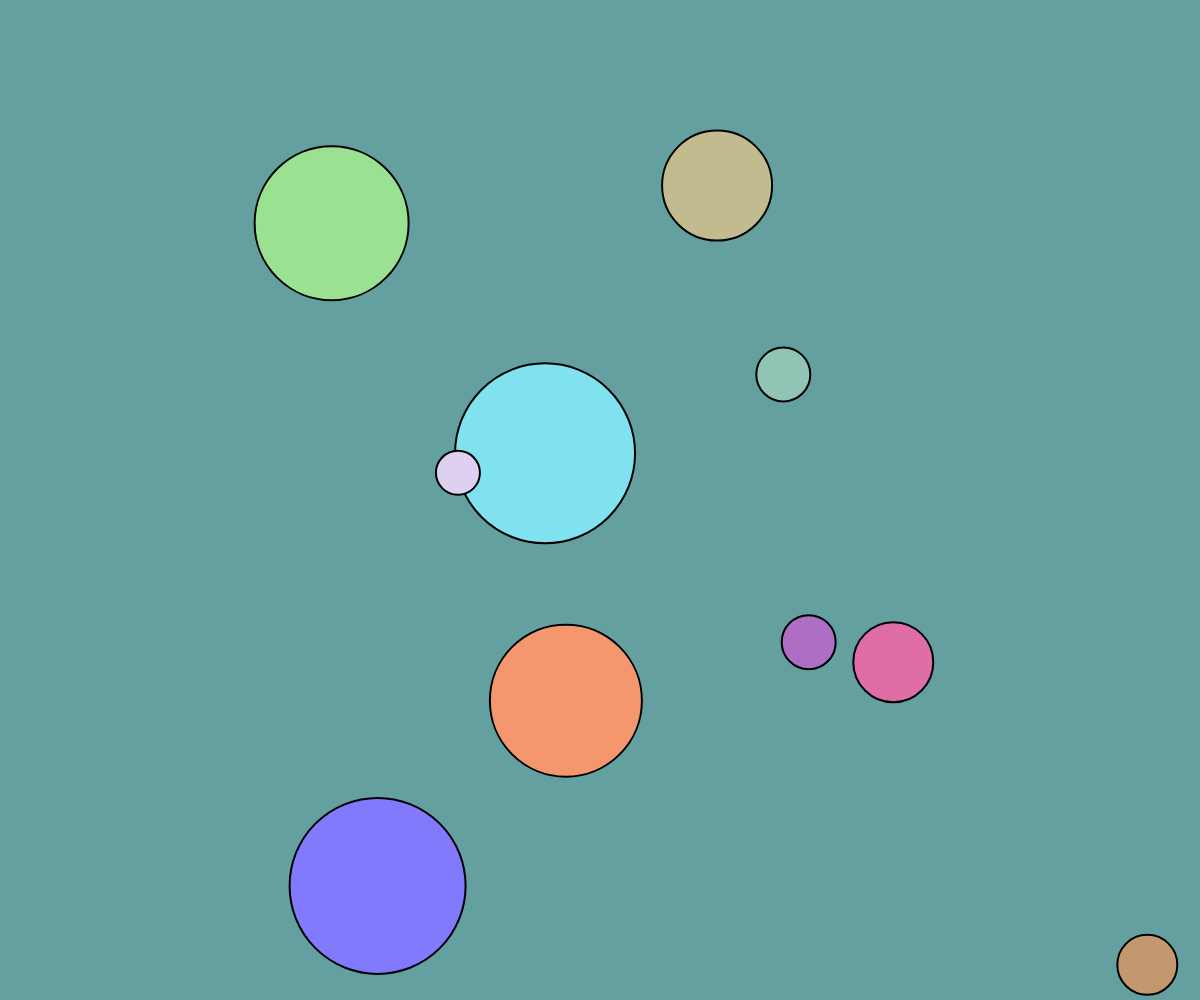
Frame 1 (no input)
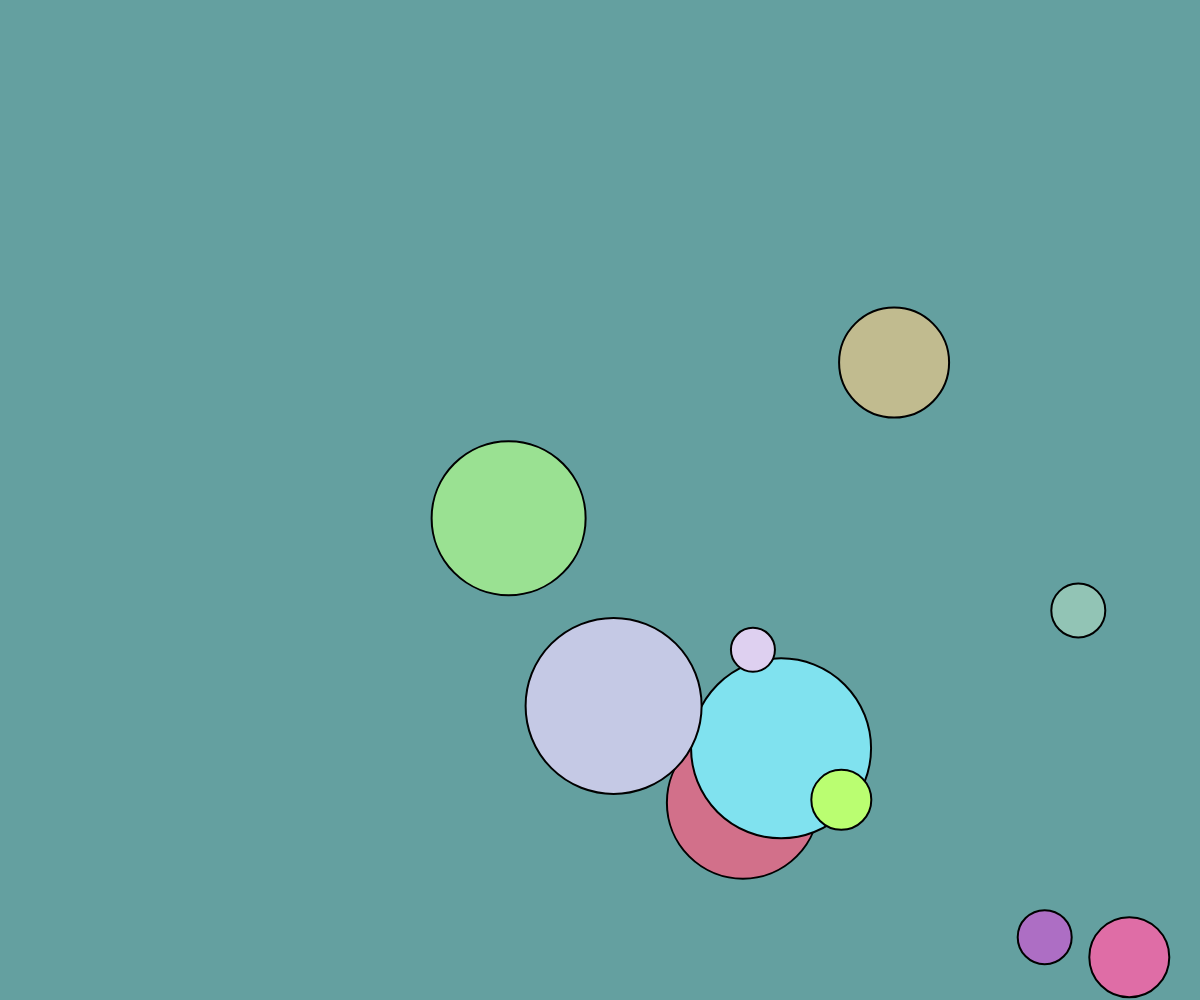
Frame 60 (no input)
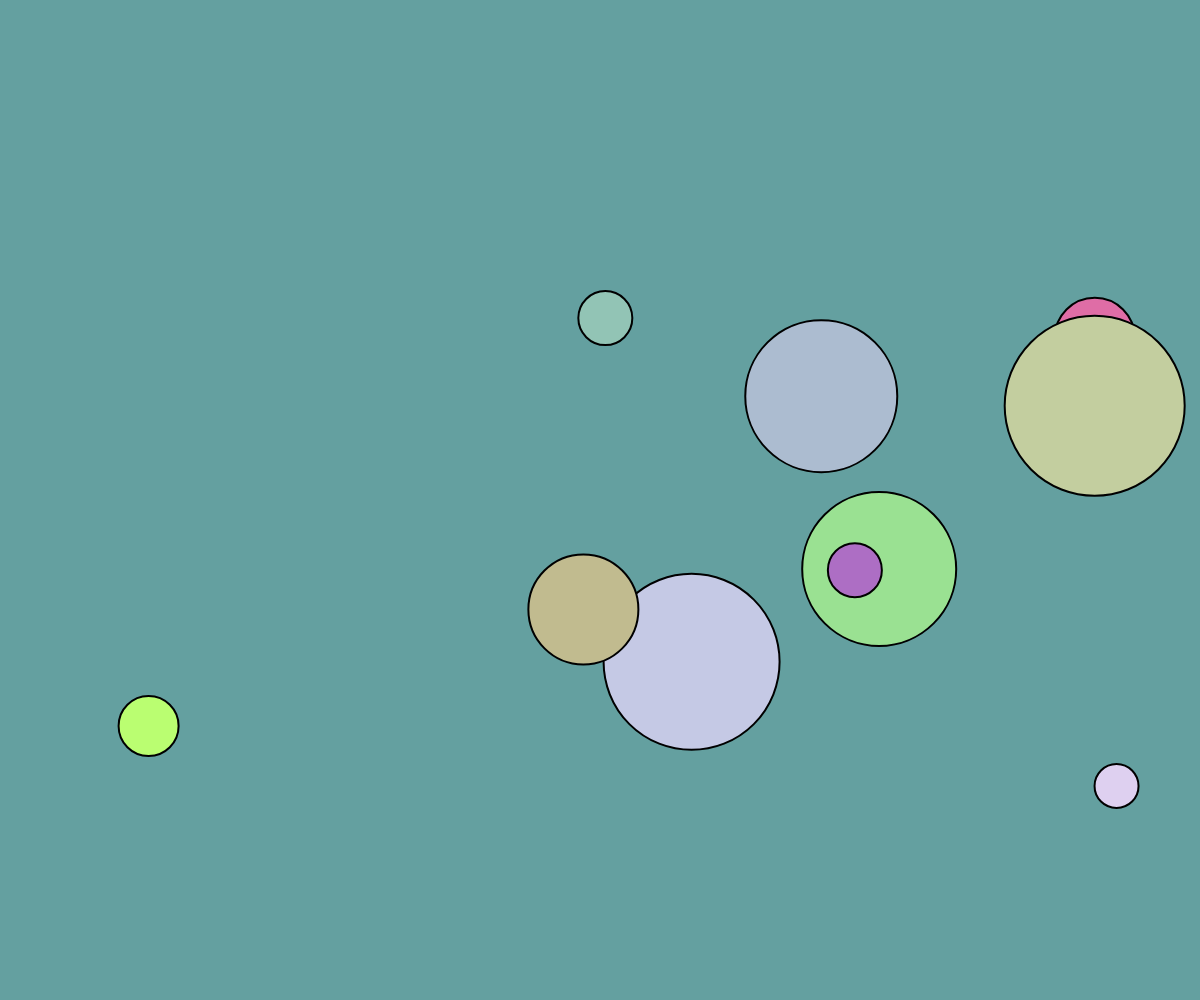
Frame 120 (the mouse pressed at the canvas centre since frame 60)

The p5.js sketch that drew these frames (run headless with seeded random() and noise() and a simulated clock; from frame 60 on, the mouse is pressed at the canvas centre):

// p5.js sketch
// ── sketch.js
let ball = [];
let n = 10; //number of balls

function setup() {
  createCanvas(windowWidth, windowHeight);
  //background(100, 160, 160);
  //noStroke();
  for (let i = 0; i < n; i++)
    ball[i] = new bounce(floor(random(20, 100)), floor(random(3, 7)), floor(random(3, 7)));
}

function draw() {
  background(100, 160, 160);
  for (let i = 0; i < n; i++) {
    ball[i].disp();
    ball[i].move();
  }
}



function mousePressed() {
  for (let i = 0; i < n; i++) {
    ball[i].position.x = random(ball[i].radius, width - ball[i].radius);
    ball[i].position.y = random(ball[i].radius, height - ball[i].radius);
    //fill(random(0, 255), random(0, 255), random(0, 255));
  }
}
// ── class_bounce.js
class bounce {
  r = random(100, 255);
  g = random(100, 255);
  b = random(100, 255);

  constructor(radius, x_speed, y_speed) {
    this.radius = radius;
    this.position = createVector(random(this.radius, width - this.radius),
      random(this.radius, height - this.radius));

    this.speed = createVector(x_speed, y_speed);
    /*this.r = random(100, 255);
    this.g = random(100, 255);
    this.b = random(100, 255);*/
  }

  disp() {
    strokeWeight(2);
    fill(this.r, this.g, this.b);
    circle(this.position.x, this.position.y, 2 * this.radius);
  }

  move() {
    if (this.position.x > (width - this.radius) || this.position.x < this.radius) {
      this.speed.x *= -1;
      this.shake();
    }

    if (this.position.y > (height - this.radius) || this.position.y < this.radius) {
      this.speed.y *= -1;
      this.shake();
    }

    this.position.add(this.speed);
  }

  colour() {
    fill(this.r, this.g, this.b);
  }

  shake() {
    this.r = random(100, 255);
    this.g = random(100, 255);
    this.b = random(100, 255);
  }
}

/*attempts at changing colour
  //fill(random(255), random(255), random(255));
  //fill(this.r, this.g, this.b);
  //this.colour.apply(this);
  //this.colour();
  /*this.shake();
  fill(this.r, this.g, this.b);*/
//bounce.fill(random(255), random(255), random(255));*/
